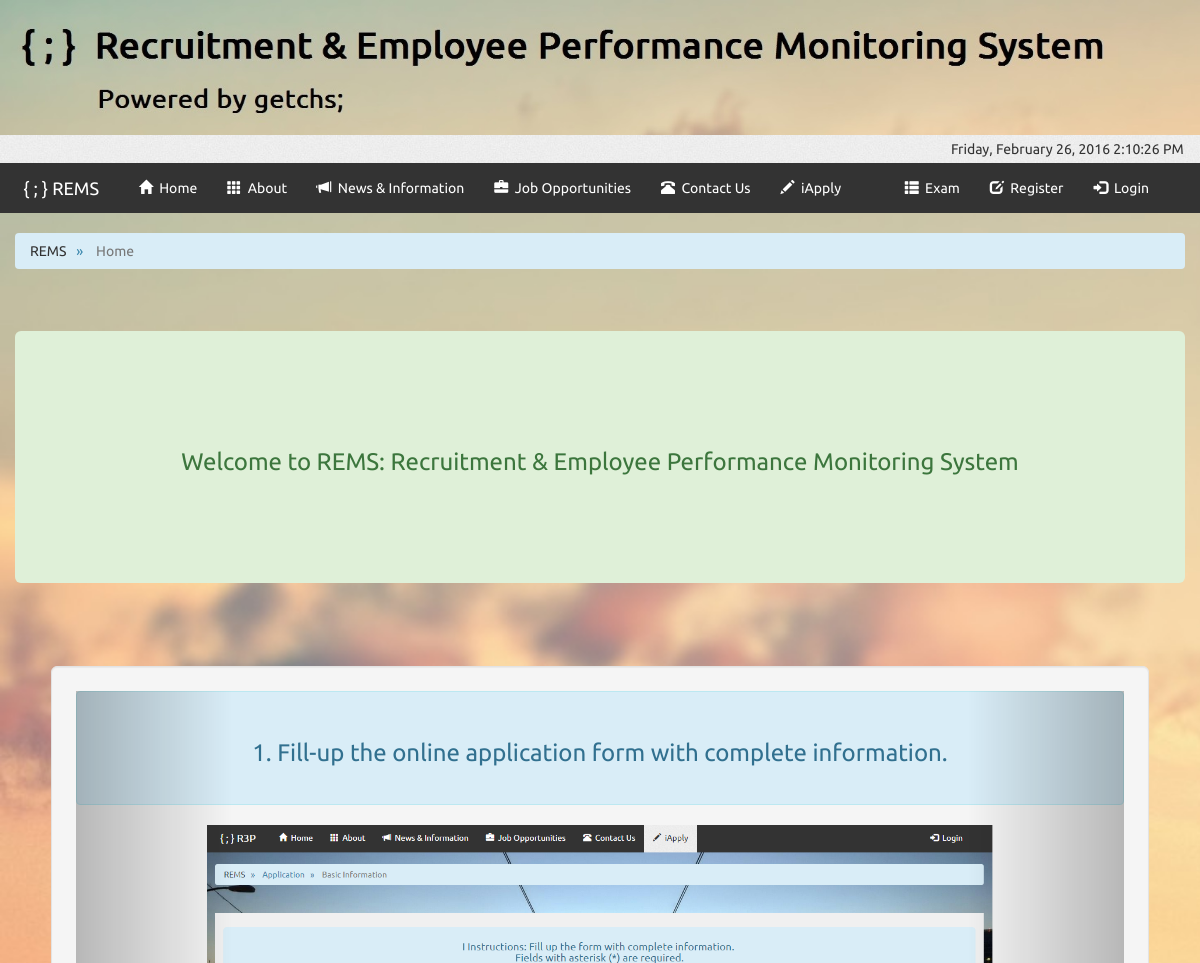
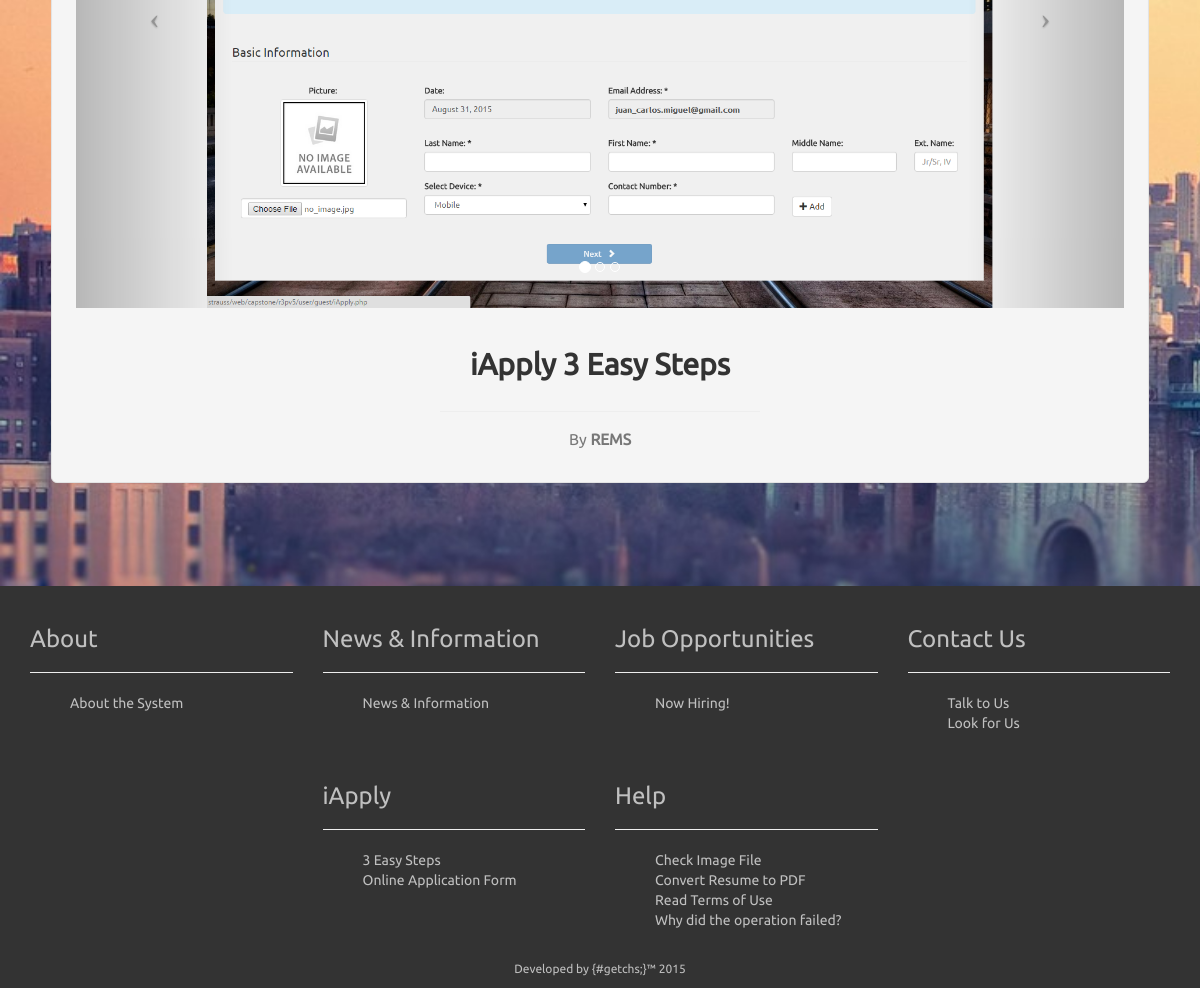
Screenshot of /user/guest/index.php?token=106a6c241b8797f52e1e77317b96a201 with the database file from the repository (2 pictures, top to bottom).
### tables this page shows
CREATE TABLE `tbl_picture` (
  `picId` int(1) NOT NULL,
  `filename` varchar(250) NOT NULL,
  `picDesc` varchar(5000) NOT NULL,
  `agencyAddress` varchar(1000) NOT NULL
);

CREATE TABLE `tbl_content` (
  `contentId` int(6) NOT NULL,
  `content_Home` varchar(5000) NOT NULL,
  `content_About` varchar(5000) NOT NULL,
  `content_News` varchar(5000) NOT NULL,
  `content_ContactUs` varchar(5000) NOT NULL,
  `content_agencyName` varchar(250) NOT NULL,
  `content_agencyAddress` varchar(500) NOT NULL,
  `content_pdfagencyName` varchar(250) NOT NULL
);

### user/guest/index.php (the view, shortened to what this page needs)
<?php
	$root = realpath(dirname(__FILE__) . '/../..');
	include($root . '/include/link.php');
	include($root . '/include/header.php');
	include ('guestNav.php');
?>
<?php
	if(!isset($tab))
	{
		$tab = $_GET['token'];
	}
?>
	<div class='container-fluid content'>
		<ul class="breadcrumb">
		    <li><a href="index.php">REMS</a></li>&nbsp;&nbsp;&nbsp;<span class="divider">&raquo;</span>&nbsp;&nbsp;&nbsp;
		    <li class="active">
					<?php
						if($tab == md5('home'))
						{
							echo "Home";
						}
					?>
 			</li>
		</ul>
	</div>
	<?php
		if($tab == md5('home'))
		{
	?>
			<div class="container-fluid" id="indexHome">
				<div class="alert-success well-lg col-md-12" style="padding: 7em; margin-bottom: 3em; margin-top: 3em;">
					<center>
						<h3>
							<?php
							$sql = mysql_query("SELECT * FROM tbl_content WHERE contentID = 1");
							while($row = mysql_fetch_array($sql))
									{
										echo "".$row['content_Home']."";
									}
							?>
						</h3>
					</center>
				</div>
				<div class="col-md-12 content" style="margin-bottom:3em;">
		<br />
		<div class="container-fluid well well-lg" style="margin:1.5em;">
			<div id="carousel-example-generic" class="carousel slide">
                    <ol class="carousel-indicators hidden-xs">
                        <li data-target="#carousel-example-generic" data-slide-to="0" class="active"></li>
                        <li data-target="#carousel-example-generic" data-slide-to="1"></li>
                        <li data-target="#carousel-example-generic" data-slide-to="2"></li>
                    </ol>
                    <center>
                        <div class="carousel-inner">
                            <div class="item active">
                        		<div class="alert alert-info" style="padding:2em;">
									<h3>1. Fill-up the online application form with complete information.</h3>
								</div>
                                <img class="img-responsive img-full" src="../../image/fillup.png" width="75%">
                            </div>
                        </div>
                     </center>
                    <a class="left carousel-control" href="#carousel-example-generic" data-slide="prev">
                        <span class="icon-prev"></span>
                    </a>
                    <a class="right carousel-control" href="#carousel-example-generic" data-slide="next">
                        <span class="icon-next"></span>
                    </a>
            </div>
                <center>
                	<br />
                   <h2 class="brand-before">
                        <strong>iApply 3 Easy Steps</strong>
                    </h2>
                    <div class="col-md-4 col-md-offset-4">
	                    <hr class="tagline-divider">
	                    <h3>
	                        <small>By
	                            <strong>REMS</strong>
	                        </small>
	                    </h3>
	                </div>
                </center>
		</div>
		<br />
	</div>
				<br /><br /><br />
			</div>
	<?php
		}
	?>
 <?php
 	include('footer.php');
 ?>

### include/link.php (shortened to what this page needs)
<?php
		$query1= mysql_query("SELECT * FROM tbl_picture WHERE picId = 1");
		while($row = mysql_fetch_array($query1))
		{
				$filename = $row['filename'];
		}
?>
<link rel="stylesheet" href="../../stylesheet/bootstrap.min.css">
<link href="../../stylesheet/style.css" media="screen" rel="stylesheet">
<link href="../../stylesheet/jquery-ui-1.8.20.custom.css" rel="stylesheet">
<center>
	<img class="img-responsive" src="../../<?php echo $filename;?>"  width="100%">
</center>

### stylesheet/style.css (style rules this page uses)
body { font-family: ubuntu; background-attachment: fixed; background-size: cover; background-color: #f0f0f0; }
.img-responsive { display: block; max-width: 100%; height: auto; }
a:link { color:#333333; text-decoration: none; }
h2, h4 { font-family: ubuntu; }
.breadcrumb { color: #3a87ad; background-color: #d9edf7; border-color: #bce8f1; }
ul { list-style-type: none; }
#basic, #personal, #demographic, #insurance, #family, #education, #work, #character, #other, #position, #qualities, #thankYou, #iApply, #his, #send, #emailConfirmed, #login, #loginError, #forgotPassword, #logout, #lang, #indexHome, #indexAbout, #indexNews, #indexJob, #indexContact, #developers, #attempt3 { display: none; }
.alert-info { text-align: center; }

### rows the page displays
tbl_picture: filename (picture)
tbl_content: content_Home "Welcome to REMS: Recruitment & Employee Performance Monitoring System"
